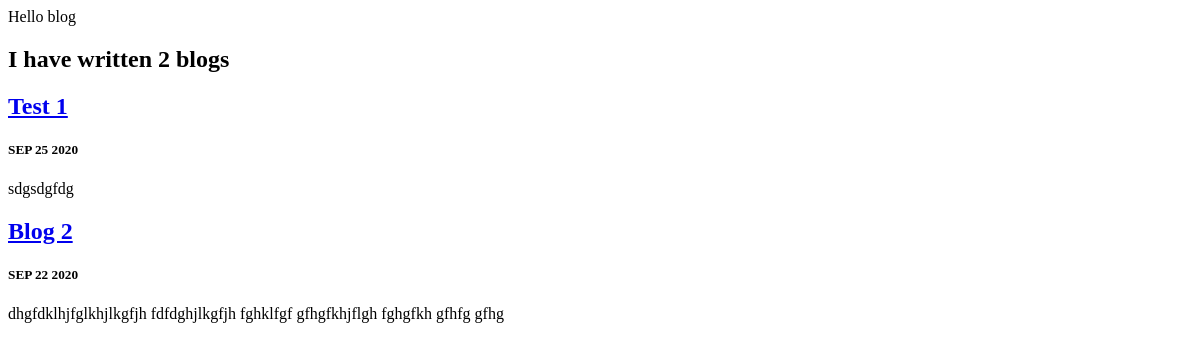
/blog/, run on an earlier commit of the app's database.
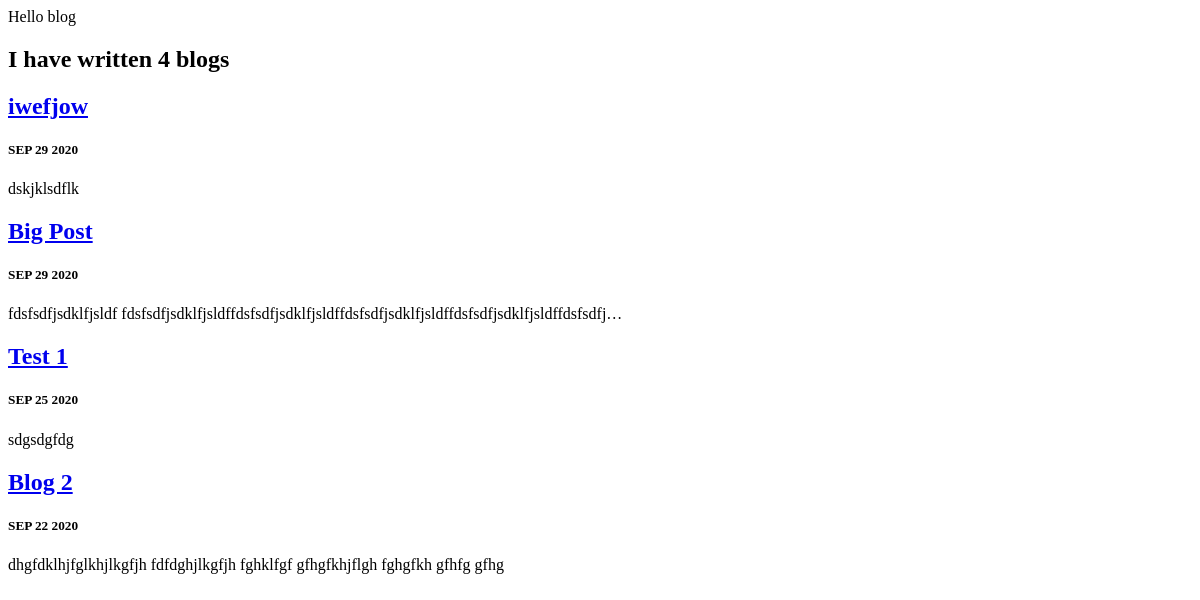
And on a later commit of the database.
### blog/models.py (models this page shows, shortened)
class Blog(models.Model):
    title=models.CharField(max_length=200)
    description=models.TextField()
    date=models.DateField()

### blog/views.py (the view)
# urls.py: path('',views.all_blogs,name='all_blogs'),
def all_blogs(request):
    blogs = Blog.objects.order_by('-date')
    return render(request, 'blog/all_blogs.html', {'blogs': blogs})

### blog/templates/blog/all_blogs.html (shortened to what this page needs)
<h2>I have written {{ blogs.count }} blog{{ blogs.count|pluralize }}</h2>
{% for blog in blogs %}
    <a href="{% url 'blog:detail' blog.id %}"><h2>{{ blog.title }}</h2></a>
    <h5>{{ blog.date|date:'M d Y'|upper }}</h5>
    <p>{{ blog.description|safe|truncatechars:100 }}</p>
{% endfor %}

What changed in the data, as far as the page shows it:
added Blog: title "iwefjow", date "SEP 29 2020", description "dskjklsdflk"
added Blog: title "Big Post", date "SEP 29 2020", description "fdsfsdfjsdklfjsldf fdsfsdfjsdklfjsldffdsfsdfjsdklfjsldffdsfsdfjsdklfjsldffdsfsdfjsdklfjsldffdsfsdfj…"
Also different on the page:
{{ blogs.count }}: "2" → "4"
